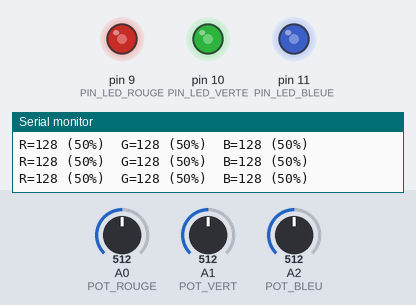
A sketch run on a simulated Arduino Uno, built with avr-gcc and run on an emulated ATmega328P. Parts: output pins drawn as LEDs (lit = HIGH), the last lines printed to the serial monitor. The test bench sets the inputs (shaded band); at power-on: A0 (POT_ROUGE) = 512, A1 (POT_VERT) = 512, A2 (POT_BLEU) = 512.

Above: at 1.2 s.
1.3 s: A0 (POT_ROUGE) set to 413
At 1.8 s:
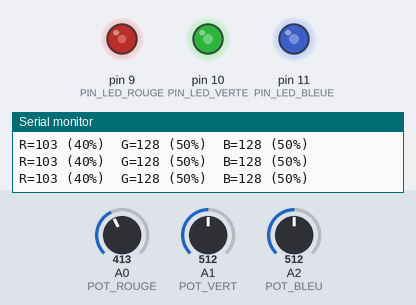
4.3 s: A0 (POT_ROUGE) set to 384
At 5.8 s:
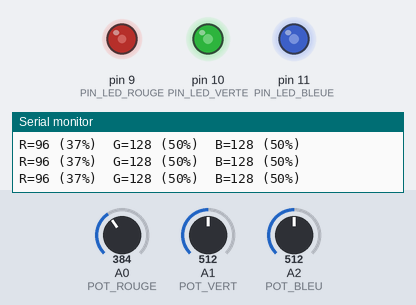
7.3 s: A1 (POT_VERT) set to 416
At 7.9 s:
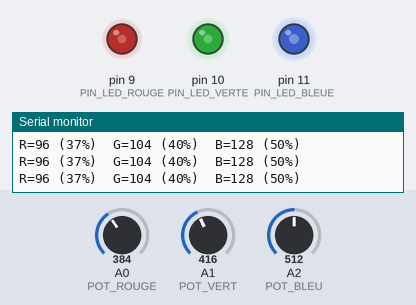
10.3 s: A1 (POT_VERT) set to 389
At 10.6 s:
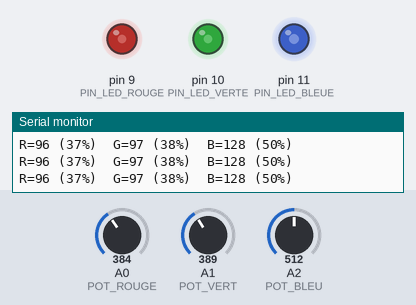
11.8 s: A2 (POT_BLEU) set to 413
At 12.5 s:
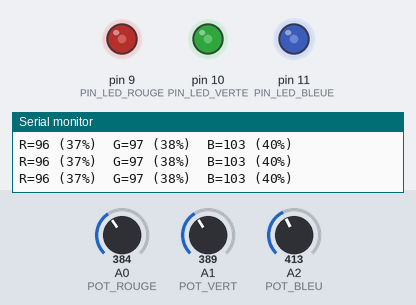
14.8 s: A2 (POT_BLEU) set to 391
At 15.8 s:
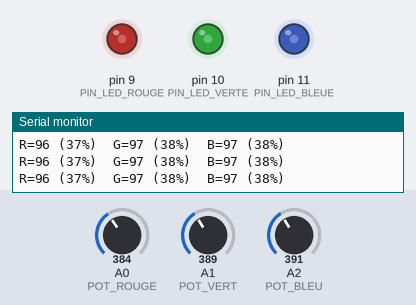
Timing chart, 0 to 17.3 s (numbered marks = the images above; inputs shaded):
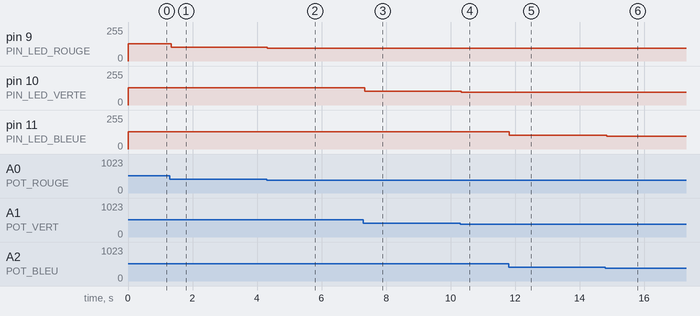

The sketch:

4.ino
```cpp
#define PIN_LED_ROUGE 9
#define PIN_LED_VERTE 10
#define PIN_LED_BLEUE 11

#define POT_ROUGE A0
#define POT_VERT  A1
#define POT_BLEU  A2


const bool LED_ANODE_COMMUNE = false;

void setup() {
  pinMode(PIN_LED_ROUGE, OUTPUT);
  pinMode(PIN_LED_VERTE, OUTPUT);
  pinMode(PIN_LED_BLEUE, OUTPUT);

  pinMode(POT_ROUGE, INPUT);
  pinMode(POT_VERT,  INPUT);
  pinMode(POT_BLEU,  INPUT);

  Serial.begin(9600);
}

void loop() {

  int nR = analogRead(POT_ROUGE);
  int nV = analogRead(POT_VERT);
  int nB = analogRead(POT_BLEU);


  uint8_t r = nR >> 2;
  uint8_t g = nV >> 2;
  uint8_t b = nB >> 2;


  if (LED_ANODE_COMMUNE) {
    r = 255 - r;
    g = 255 - g;
    b = 255 - b;
  }


  analogWrite(PIN_LED_ROUGE, r);
  analogWrite(PIN_LED_VERTE, g);
  analogWrite(PIN_LED_BLEUE, b);


  Serial.print("R=");
  Serial.print(r);   Serial.print(" (");
  Serial.print((r * 100) / 255); Serial.print("%)  ");

  Serial.print("G=");
  Serial.print(g);   Serial.print(" (");
  Serial.print((g * 100) / 255); Serial.print("%)  ");

  Serial.print("B=");
  Serial.print(b);   Serial.print(" (");
  Serial.print((b * 100) / 255); Serial.println("%)");

  delay(50);
}
```

Measured:
- after the input at 1.3 s, pin 9 (PIN_LED_ROUGE): 128/255 → 103/255 at once
- after the input at 4.3 s, pin 9 (PIN_LED_ROUGE): 103/255 → 96/255 at once
- after the input at 7.3 s, pin 10 (PIN_LED_VERTE): 128/255 → 104/255 after 0.05 s
- after the input at 10.3 s, pin 10 (PIN_LED_VERTE): 104/255 → 97/255 at once
- after the input at 11.8 s, pin 11 (PIN_LED_BLEUE): 128/255 → 103/255 at once
- after the input at 14.8 s, pin 11 (PIN_LED_BLEUE): 103/255 → 97/255 at once
